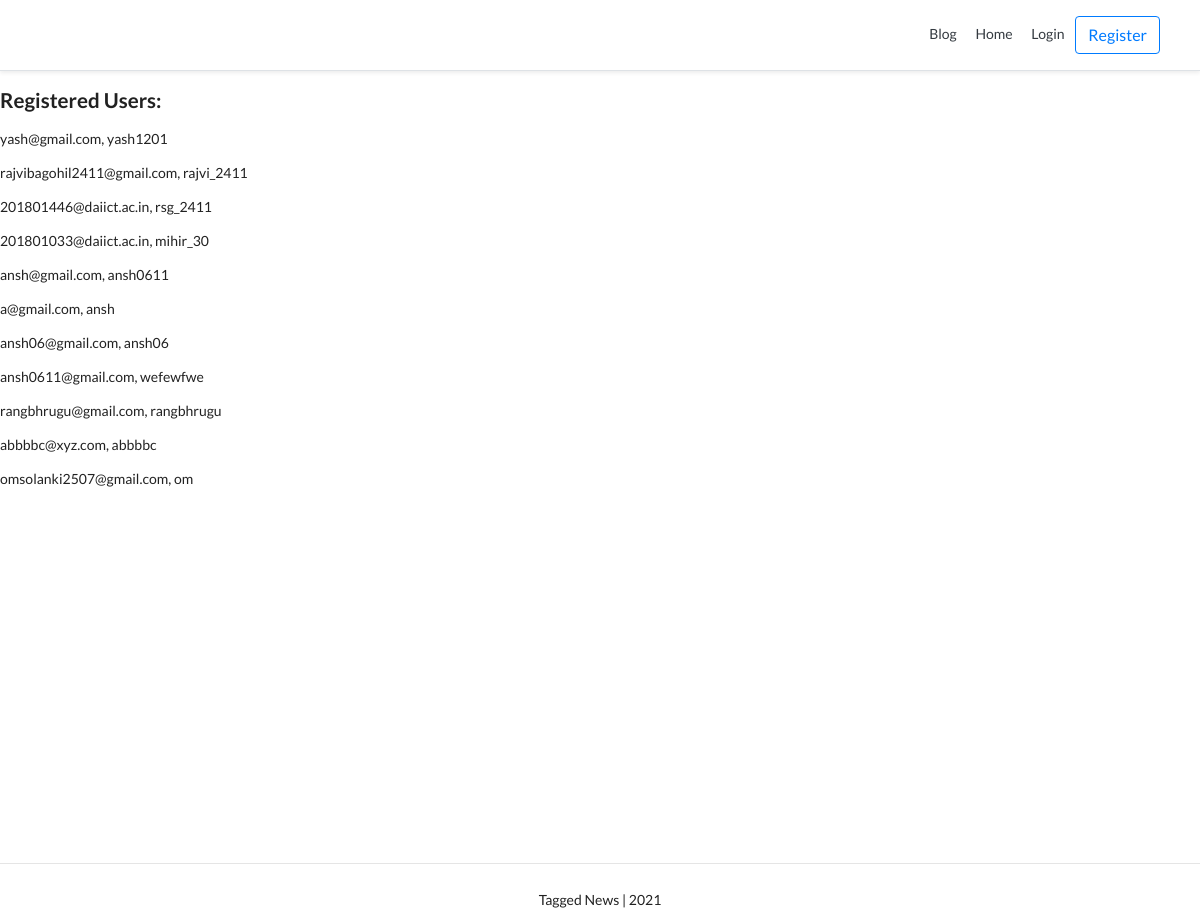
The app's page /, older data.
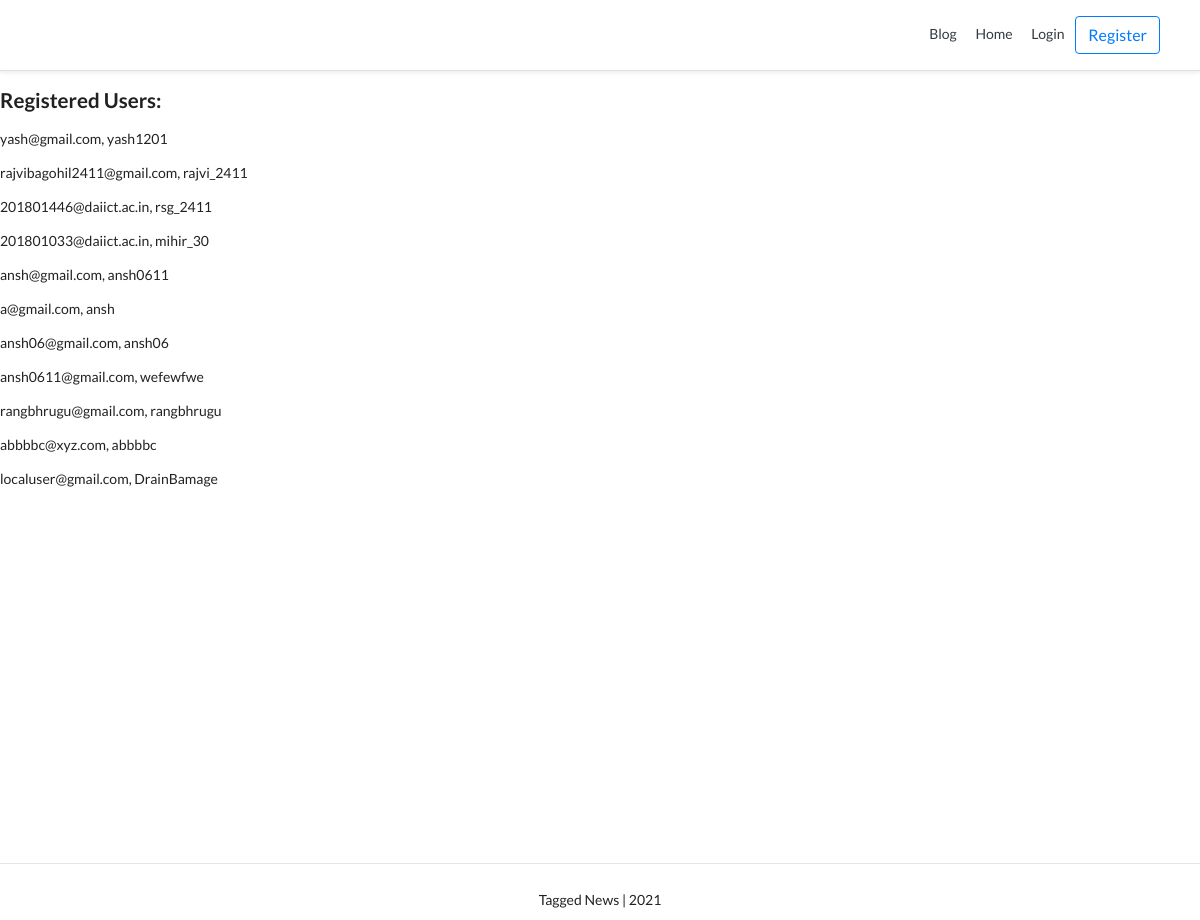
The same page, newer data.
### account/models.py (models this page shows, shortened)
class Account(AbstractBaseUser, PermissionsMixin):
    email                       = models.EmailField(verbose_name="email", max_length=60, unique=True)
    username                    = models.CharField(max_length=30, unique=True)
    date_joined                 = models.DateTimeField(verbose_name='date joined', auto_now_add=True)
    last_login                  = models.DateTimeField(verbose_name='last login', auto_now=True)
    is_admin                    = models.BooleanField(default=False)
    is_active                   = models.BooleanField(default=True)
    is_staff                    = models.BooleanField(default=False)
    is_superuser                = models.BooleanField(default=False)
    USERNAME_FIELD = 'email'
    REQUIRED_FIELDS = ['username',]
    objects = MyAccountManager()
    def __str__(self):
        return self.email + ", " + self.username

### personal/views.py (the view)
# urls.py: path('', home_screen_view, name="home"),
def home_screen_view(request):
    context = {}
    accounts = Account.objects.all()
    context['accounts'] = accounts
    return render(request, "personal/home.html", context)

### personal/templates/personal/home.html
{% extends 'base.html' %}
{% block content %}
    <h3>Registered Users:</h3>
    {% for account in accounts %}
        <p>{{account}}</p>
    {% endfor %}
{% endblock content %}

Row changes from the older to the newer data that the page shows:
changed Account: email+username "omsolanki2507@gmail.com, om" → "localuser@gmail.com, DrainBamage"
